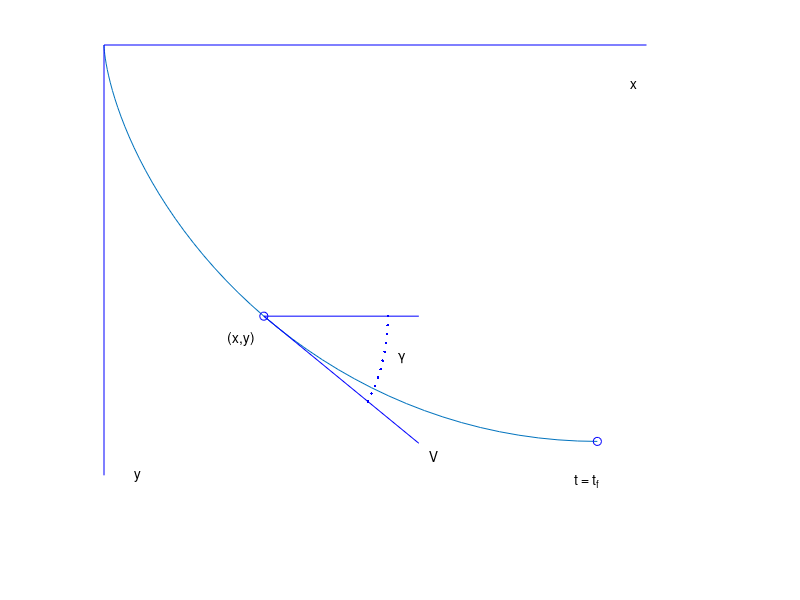

MATLAB code for this plot:
% Script f02_01.m; nomenclature sketch for VDP for max range with 
% gravity (brachistochrone);                         10/96, 3/23/02
%
N=50; d=2*N*sin(pi/(4*N)); n=cos(pi/(4*N))/(2*N*d); 
for i=1:N+1,   
  x(i)=n*(i-1-sin(pi*(i-1)/N)/(2*sin(pi/(2*N))));
  y(i)=(n/(2*sin(pi/(2*N))))*(1-cos(pi*(i-1)/N)); end
th=[0:.1:1]*33*pi/180; un=ones(1,11);
m=32; xc=x(m)*un+.08*cos(th); yc=y(m)+.08*sin(th);
%
figure(1); clf; plot(x,-y,[0 0],[0 -.22],'b',[0 .35],[0 0],'b',...
    [x(m) x(m)+.1],[-y(m) -y(m)],'b',x(m),-y(m),'bo',...
    [x(m) x(m)+.1],[-y(m) -y(m)-.065],'b',x(51),-y(51),'bo',...
    xc,-yc,'b.'); axis([0 .4 -.25 0]); text(.21,-.21,'V');
text(.19,-.16,'\gamma'); text(.34,-.02,'x'); text(.02,-.22,'y');
text(.08,-.15,'(x,y)'); text(x(51)-.015,-y(51)-.02,'t = t_f');  
axis off
%print -deps2 \book_do\figures\f02_01
	
